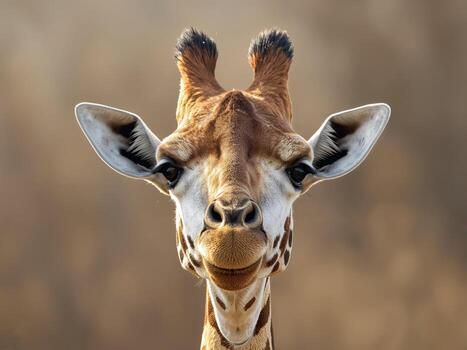
#> input picture Convolution/image.jpg, 467 x 350 px
$ python Convolution.py
#> lines starting #> are read from the running program, lines starting #| are printed output that depends on the picture
import numpy as np
import matplotlib.pyplot as plt
import cv2


#Load Image
image = cv2.imread('image.jpg', cv2.IMREAD_GRAYSCALE)
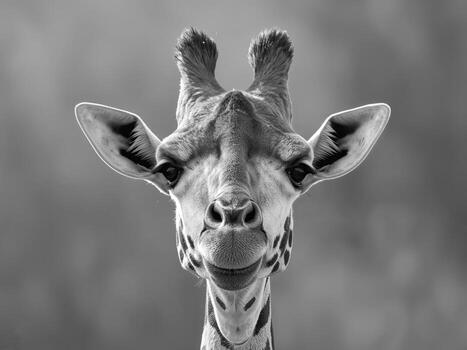
#> image: shape (350, 467); min 0, max 255, mean 121.6

if image is None:
    raise ValueError("Image not found")

image = image.astype(np.float32) / 255.0  # normalize 0-1 range

# Create Filters
def gaussian_kernel(size=7, sigma=1.5):
    ax = np.linspace(-(size // 2), size // 2, size)
    xx, yy = np.meshgrid(ax, ax)
    kernel = np.exp(-(xx**2 + yy**2) / (2 * sigma**2))
    return kernel / np.sum(kernel)

edge = np.array([
    [-1, -1, -1],
    [-1,  8, -1],
    [-1, -1, -1]
], dtype=np.float32)

sharpen = np.array([
    [0, -1, 0],
    [-1, 5, -1],
    [0, -1, 0]
], dtype=np.float32)

blur = gaussian_kernel(9, 2.0).astype(np.float32)

filters = [edge, blur, sharpen]
filter_names = ["Edge (3x3)", "Gaussian Blur (9x9)", "Sharpen (3x3)"]


# Padding Function
def apply_padding(image, padding):
    if padding == 0:
        return image
    h, w = image.shape
    padded = np.zeros((h + 2*padding, w + 2*padding), dtype=image.dtype)
    padded[padding:padding+h, padding:padding+w] = image
    return padded


# Single Convolution
def convolve_single(image, kernel, stride, padding):
    kernel_h, kernel_w = kernel.shape

    padded = apply_padding(image, padding)
    padded_h, padded_w = padded.shape

    out_h = (padded_h - kernel_h) // stride + 1
    out_w = (padded_w - kernel_w) // stride + 1

    output = np.zeros((out_h, out_w), dtype=np.float32)

    for i in range(out_h):
        for j in range(out_w):
            region = padded[
                i*stride : i*stride + kernel_h,
                j*stride : j*stride + kernel_w
            ]
            output[i, j] = np.sum(region * kernel)

    return output

# Multi-filter Convolution
def convolve(image, filters, stride=1, padding=0):
    outputs = []
    for kernel in filters:
        fm = convolve_single(image, kernel, stride, padding)
        outputs.append(fm)
    return outputs


# Run Different padding and stride Settings
configs = [
    (0, 1),
    (1, 1),
    (2, 1),
    (1, 2)
]

results = []

for padding, stride in configs:
    fmaps = convolve(image, filters, stride=stride, padding=padding)
    results.append((padding, stride, fmaps))
#> this loop made 4 passes
#> pass 2, in convolve_single (call 4), `padded = apply_padding(image, padding)`:
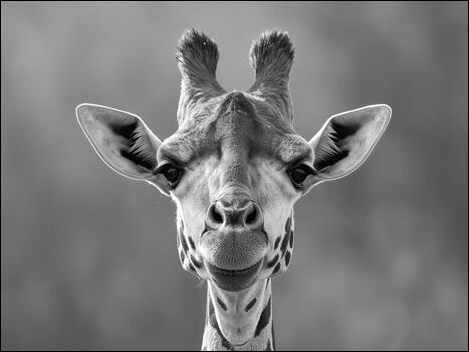
#> padded: shape (352, 469) float32; min 0, max 1, mean 0.472
#> pass 3, in convolve_single (call 7), `padded = apply_padding(image, padding)`:
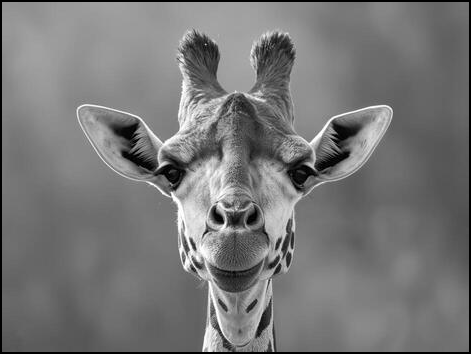
#> padded: shape (354, 471) float32; min 0, max 1, mean 0.468
#> after the loop, results = 4 items


#  Normalize
def normalize(x):
    return (x - x.min()) / (x.max() - x.min() + 1e-8)


#  Visualization
rows = len(results)
#> rows = 4
cols = len(filters) + 1

plt.figure(figsize=(4 * cols, 3 * rows))

for r, (p, s, fmaps) in enumerate(results):

    # Original
    plt.subplot(rows, cols, r*cols + 1)
    plt.imshow(image, cmap='gray')
    plt.title(f"Original\nP={p}, S={s}")
    plt.axis('off')

    # Filters
    for c, fm in enumerate(fmaps):
        plt.subplot(rows, cols, r*cols + c + 2)
        plt.imshow(normalize(fm), cmap='gray')
        plt.title(filter_names[c])
        plt.axis('off')
#> this loop made 4 passes
#> (p, s) on passes 1 to 4: (0, 1), (1, 1), (2, 1), (1, 2)
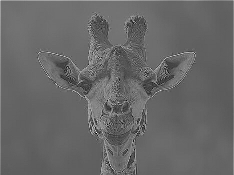
#> fm: shape (175, 234) float32; min -0.855, max 2.44, mean 0.484; drawn with min black and max white

plt.tight_layout()
plt.show()
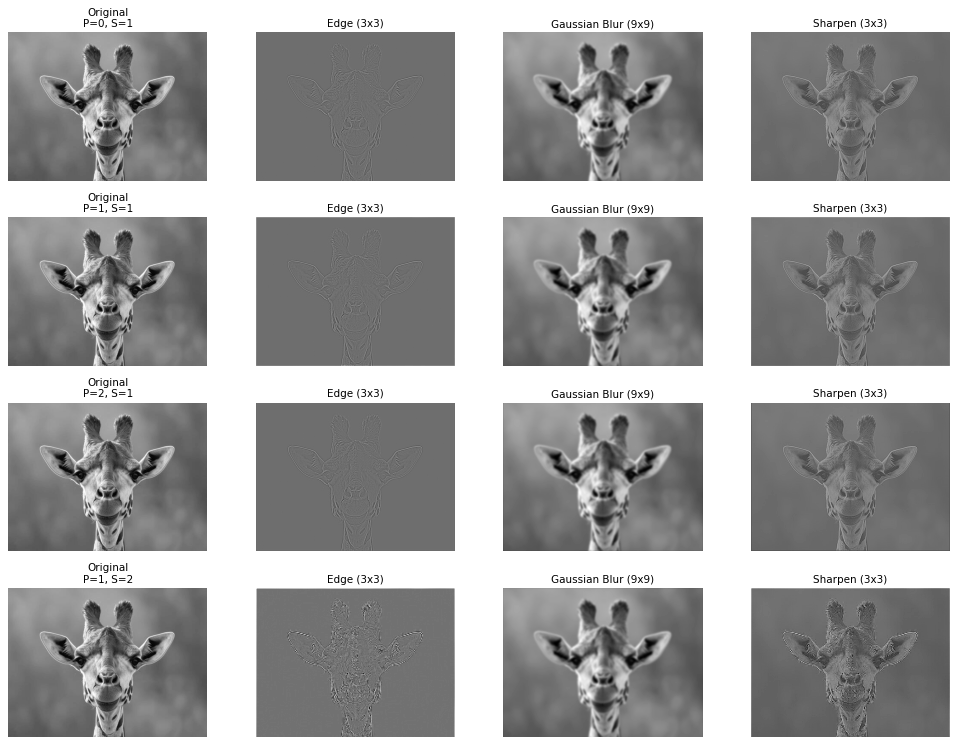
#> figure drawn by matplotlib, 16 panels
